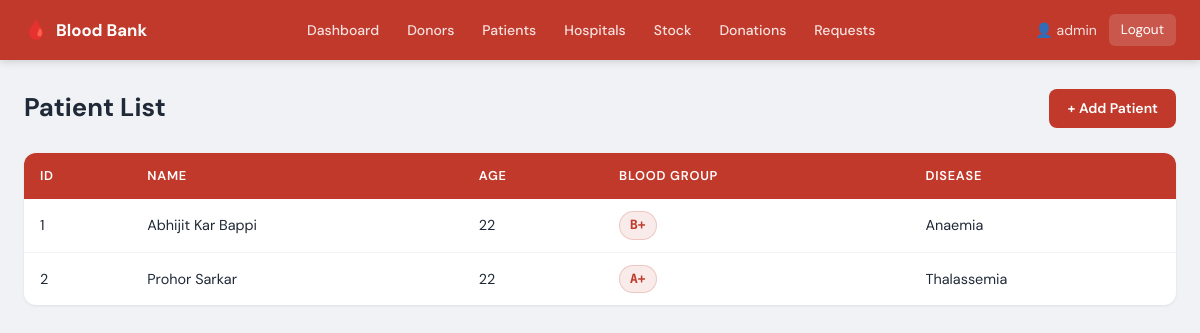
The app's page /view_patients.php (signed in) with its own data.
### tables this page shows
CREATE TABLE `patient` (
  `Patient_ID`  int(11)      NOT NULL AUTO_INCREMENT,
  `Name`        varchar(100) NOT NULL,
  `Age`         int(11)      DEFAULT NULL,
  `Blood_Group` varchar(5)   DEFAULT NULL,
  `Disease`     varchar(100) DEFAULT NULL,
  PRIMARY KEY (`Patient_ID`)
);

### view_patients.php (the view, shortened to what this page needs)
<?php
include 'config.php';
$result = mysqli_query($conn, "SELECT * FROM patient ORDER BY Name");
?>
<!DOCTYPE html>
<html lang="en">
<head>
    <link rel="stylesheet" href="style.css">
</head>
<body>
<?php include 'navbar.php'; ?>
<div class="container">
    <div class="page-header">
        <h1>Patient List</h1>
        <a href="add_patient.php" class="btn btn-primary">+ Add Patient</a>
    </div>
    <table>
        <thead>
            <tr><th>ID</th><th>Name</th><th>Age</th><th>Blood Group</th><th>Disease</th></tr>
        </thead>
        <tbody>
        <?php $count=0; while($row = mysqli_fetch_assoc($result)): $count++; ?>
        <tr>
            <td><?php echo $row['Patient_ID']; ?></td>
            <td><?php echo htmlspecialchars($row['Name']); ?></td>
            <td><?php echo $row['Age']; ?></td>
            <td><span class="blood-badge"><?php echo htmlspecialchars($row['Blood_Group']); ?></span></td>
            <td><?php echo htmlspecialchars($row['Disease']); ?></td>
        </tr>
        <?php endwhile; ?>
        </tbody>
    </table>
</div>
</body>
</html>

### style.css (style rules this page uses)
:root { --red: #c0392b; --red-dark: #922b21; --red-light: #f9ebea; --green: #1e8449; --green-light:#eafaf1; --orange: #d35400; --orange-light:#fdf2e9; --blue: #1a5276; --blue-light: #eaf0f6; --gray-50: #f8f9fa; --gray-100: #f0f2f5; --gray-200: #e1e4e8; --gray-400: #9ca3af; --gray-600: #4b5563; --gray-800: #1f2937; --white: #ffffff; --shadow-sm: 0 1px 3px rgba(0,0,0,.08); --shadow-md: 0 4px 16px rgba(0,0,0,.10); --radius: 8px; --radius-lg: 12px; }
*, *::before, *::after { box-sizing: border-box; margin: 0; padding: 0; }
body { font-family: 'DM Sans', sans-serif; background: var(--gray-100); color: var(--gray-800); line-height: 1.6; min-height: 100vh; }
a { text-decoration: none; color: inherit; }
.container { max-width: 1200px; margin: 0 auto; padding: 28px 24px 48px; }
.page-header { display: flex; align-items: center; justify-content: space-between; margin-bottom: 24px; }
.page-header h1 { font-size: 1.6rem; font-weight: 700; color: var(--gray-800); }
.btn { display: inline-flex; align-items: center; gap: 6px; padding: 8px 18px; border-radius: var(--radius); font-family: inherit; font-size: .875rem; font-weight: 600; cursor: pointer; border: none; transition: filter .15s, transform .1s; text-decoration: none; }
.btn-primary { background: var(--red); color: var(--white); }
table { width: 100%; border-collapse: collapse; background: var(--white); border-radius: var(--radius-lg); overflow: hidden; box-shadow: var(--shadow-sm); }
thead tr { background: var(--red); }
th { padding: 13px 16px; color: var(--white); font-size: .8rem; font-weight: 600; text-transform: uppercase; letter-spacing: .06em; text-align: left; }
td { padding: 12px 16px; font-size: .9rem; border-bottom: 1px solid var(--gray-100); color: var(--gray-800); vertical-align: middle; }
tbody tr:last-child td { border-bottom: none; }
.blood-badge { display: inline-block; background: var(--red-light); color: var(--red); font-weight: 700; font-size: .8rem; padding: 3px 10px; border-radius: 20px; font-family: 'DM Mono', monospace; border: 1px solid rgba(192,57,43,.2); }

### records on screen
patient: Patient_ID "1", Name "Abhijit Kar Bappi", Age "22", Blood_Group "B+", Disease "Anaemia"
patient: Patient_ID "2", Name "Prohor Sarkar", Age "22", Blood_Group "A+", Disease "Thalassemia"

### other values on screen
$_SESSION['admin'] "admin"
